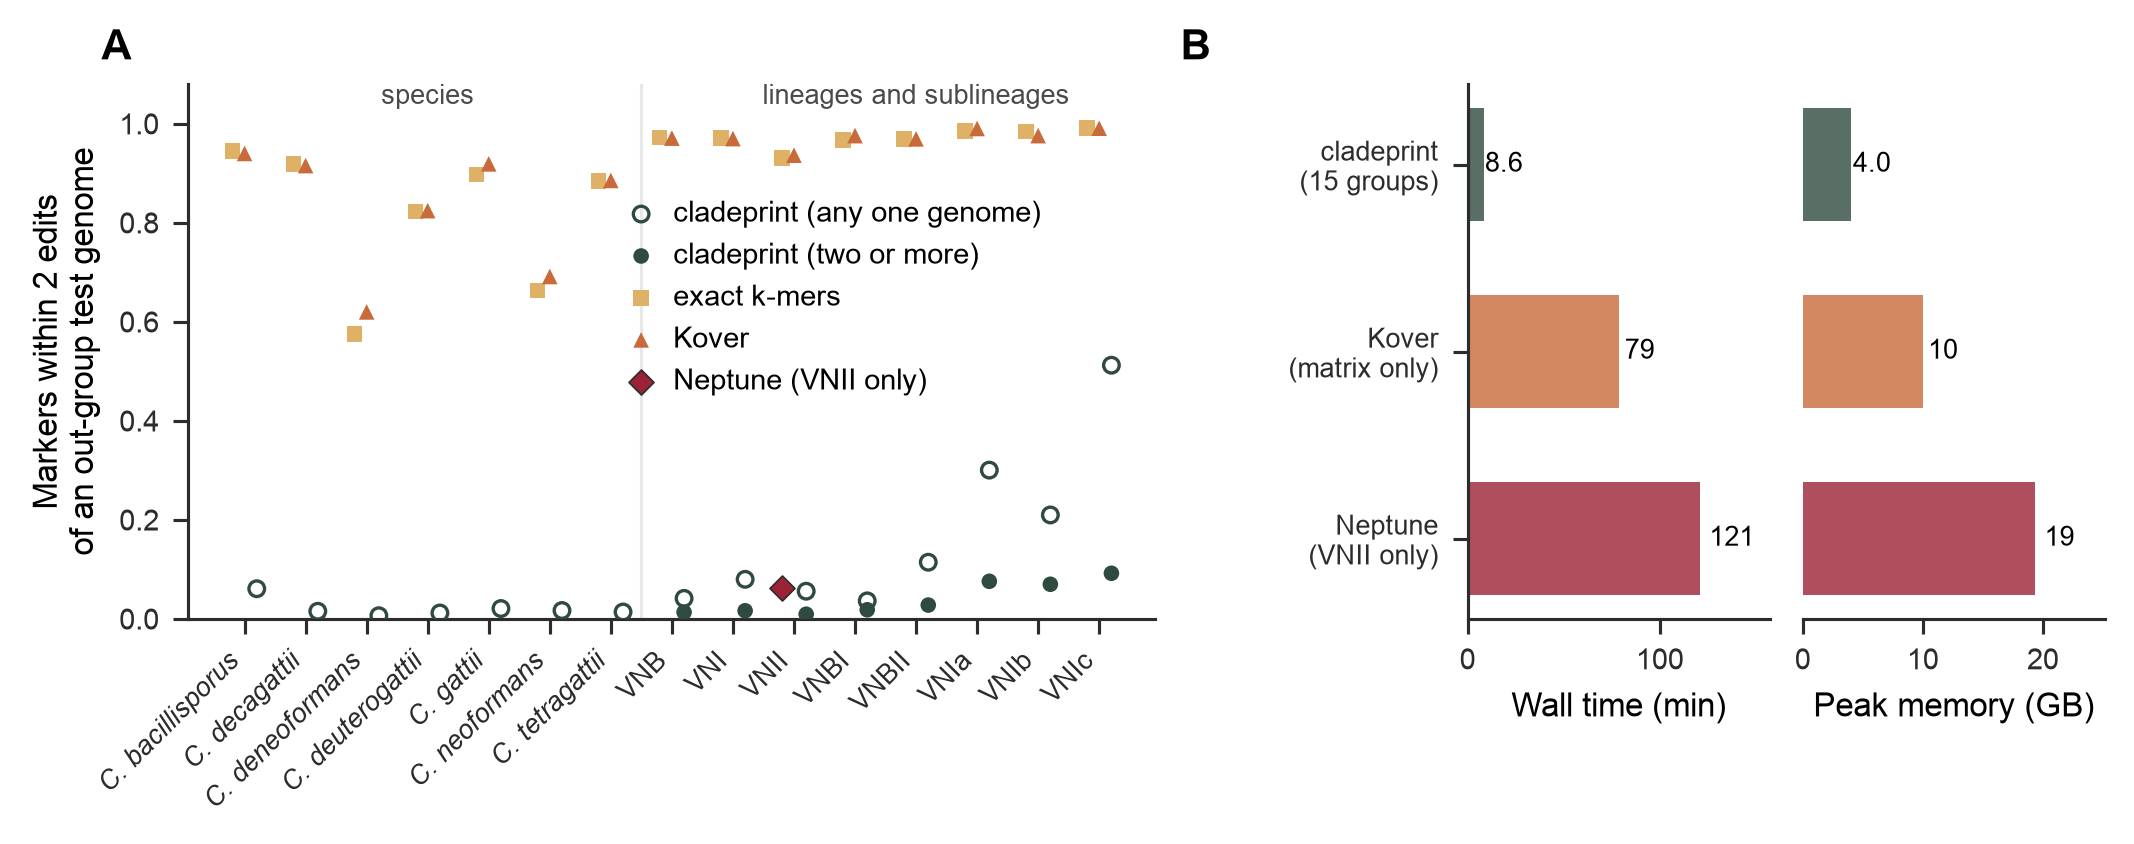

Python code for this plot:
"""Fig. 3  cladeprint against an exact-k-mer baseline, Kover and Neptune (R4, 204-run subset).

A  share of each tool's markers (2,000 sampled per target) within 2 edits of a genome outside the target, among
   the unseen test genomes (census/out/bench/eval/summary.tsv, near2_test). Open circles count a marker when any
   one out-group genome is near it; filled circles when at least two are (census/out/bench/eval/nearmiss.tsv,
   ge2), which is the share left once the single tolerated out-group run is discounted. Neptune: VNII only.
B  wall time and peak memory on one 16-vCPU, 64 GB machine, each tool alone (census/out/bench/solo/*.time;
   Kover's memory from the container's anonymous-memory peak, logs/docker_peaks2.tsv, as /usr/bin/time
   measured only the docker client). Decimal GB.

Style as make_figures.py (SC Lab). Usage: micromamba run -n cladeprint python figures/fig3_tools.py
"""
import os
import re

import matplotlib as mpl
import matplotlib.pyplot as plt
import numpy as np
import pandas as pd

os.chdir(os.path.dirname(os.path.abspath(__file__)))
SC_ANNOT, SC_AXIS = "#4A4A4A", "#2C2C2C"
mpl.rcParams.update({
    "font.family": ["Arial", "Liberation Sans", "DejaVu Sans"], "font.size": 7, "axes.labelsize": 8,
    "xtick.labelsize": 7, "ytick.labelsize": 7, "legend.fontsize": 7,
    "axes.spines.top": False, "axes.spines.right": False, "axes.linewidth": 0.75, "axes.edgecolor": SC_AXIS,
    "xtick.direction": "out", "ytick.direction": "out", "xtick.major.size": 3.5, "ytick.major.size": 3.5,
    "xtick.major.width": 0.75, "ytick.major.width": 0.75, "xtick.color": SC_AXIS, "ytick.color": SC_AXIS,
    "lines.linewidth": 1.5, "lines.markersize": 5, "legend.frameon": False, "figure.dpi": 300,
    "savefig.facecolor": "white", "savefig.bbox": "tight", "pdf.fonttype": 42, "ps.fonttype": 42,
})
TOOL = {"cp": ("cladeprint", "#2F4A3E", "o"), "cpx": ("exact k-mers", "#DFB166", "s"),
        "kover": ("Kover", "#C96A3A", "^"), "neptune": ("Neptune", "#9B2335", "D")}
B = "../census/out/bench"


def panel(ax, letter, dx=-0.2, dy=1.03):
    ax.text(dx, dy, letter, transform=ax.transAxes, fontsize=10, fontweight="bold", va="bottom")


def gnu_time(path):
    t = open(path).read()
    wall = re.search(r"Elapsed \(wall clock\).*: (\S+)", t).group(1).split(":")
    sec = sum(float(x) * 60 ** i for i, x in enumerate(reversed(wall)))
    kib = int(re.search(r"Maximum resident set size \(kbytes\): (\d+)", t).group(1))
    return sec / 60, kib * 1024 / 1e9


ev = pd.read_csv(f"{B}/eval/summary.tsv", sep="\t").dropna(subset=["near2_test"])
targets = list(dict.fromkeys(ev[ev.tool == "cp"].target))
short = {t: t.replace("C.neoformans/", "").replace("VNB/", "").replace("VNI/", "").replace("C.", "C. ")
         for t in targets}

fig, (a, b1, b2) = plt.subplots(1, 3, figsize=(7.0, 2.7), gridspec_kw={"width_ratios": [3.2, 1, 1]},
                                constrained_layout=True)
x = np.arange(len(targets))
# Neptune takes the exact-k-mer slot (those points sit near 1), so it does not cover cladeprint's circle
off = {"cpx": -0.2, "kover": 0.0, "cp": 0.2, "neptune": -0.2}
nm = pd.read_csv(f"{B}/eval/nearmiss.tsv", sep="\t")
nm = nm[nm.split == "test"].set_index("target")
for tool, (name, colour, m) in TOOL.items():
    g = ev[ev.tool == tool].set_index("target")
    xs = [i + off[tool] for i, t in enumerate(targets) if t in g.index]
    ys = [g.loc[t, "near2_test"] for t in targets if t in g.index]
    face = "none" if tool == "cp" else colour
    a.scatter(xs, ys, s=14 if tool != "neptune" else 18, marker=m, facecolors=face, edgecolors=colour
              if tool == "cp" else (SC_AXIS if tool == "neptune" else "none"), linewidths=0.8 if tool == "cp"
              else 0.4, color=None if tool == "cp" else colour,
              label={"cp": f"{name} (any one genome)", "neptune": f"{name} (VNII only)"}.get(tool, name), zorder=3)
    if tool == "cp":
        xs2 = [i + off[tool] for i, t in enumerate(targets) if t in nm.index]
        ys2 = [nm.loc[t, "ge2"] for t in targets if t in nm.index]
        a.scatter(xs2, ys2, s=14, marker=m, color=colour, edgecolors="none",
                  label="cladeprint (two or more)", zorder=4)
a.axvline(6.5, color="#E8E8E8", lw=0.75, zorder=0)
a.text(3, 1.04, "species", ha="center", fontsize=6.5, color=SC_ANNOT)
a.text(11, 1.04, "lineages and sublineages", ha="center", fontsize=6.5, color=SC_ANNOT)
a.set_xticks(x, [short[t] for t in targets], rotation=45, ha="right", fontsize=6.5)
for lab in a.get_xticklabels():
    if lab.get_text().startswith("C. "):
        lab.set_style("italic")
a.set(ylim=(0, 1.08), ylabel="Markers within 2 edits\nof an out-group test genome")
# legend in the empty lineage-side band, clear of every point
a.legend(loc="center", bbox_to_anchor=(0.66, 0.6), handletextpad=0.1)
panel(a, "A", dx=-0.09)

cp_min, cp_gb = gnu_time(f"{B}/solo/cladeprint_clean.time")
kv_min, _ = gnu_time(f"{B}/solo/kover_create.time")
kv_gb = int(open("../logs/docker_peaks2.tsv").read().split()[-1]) / 1e9
np_min, np_gb = gnu_time(f"{B}/solo/neptune_p2_C.neoformans_VNII.time")
rows = [("cladeprint\n(15 groups)", cp_min, cp_gb, "cp"), ("Kover\n(matrix only)", kv_min, kv_gb, "kover"),
        ("Neptune\n(VNII only)", np_min, np_gb, "neptune")]
y = np.arange(len(rows))[::-1]
for ax, k, xlabel in ((b1, 1, "Wall time (min)"), (b2, 2, "Peak memory (GB)")):
    ax.barh(y, [r[k] for r in rows], color=[TOOL[r[3]][1] for r in rows], alpha=0.8, height=0.6)
    for yi, r in zip(y, rows):
        ax.text(r[k] * 1.04, yi, f"{r[k]:.0f}" if r[k] >= 10 else f"{r[k]:.1f}", va="center", fontsize=6.5)
    ax.set_xlim(0, max(r[k] for r in rows) * 1.3)
    ax.set_xlabel(xlabel)
b1.set_yticks(y, [r[0] for r in rows], fontsize=6.5)
b2.set_yticks([])
b2.spines["left"].set_visible(False)
panel(b1, "B", dx=-0.95)
for ext, dpi in (("pdf", 600), ("png", 300), ("tiff", 300)):
    fig.savefig(f"fig3_tools.{ext}", dpi=dpi)
print(f"written: fig3_tools  (cladeprint {cp_min:.1f} min {cp_gb:.2f} GB; Kover {kv_min:.1f} min {kv_gb:.2f} GB;"
      f" Neptune {np_min:.1f} min {np_gb:.2f} GB)")
